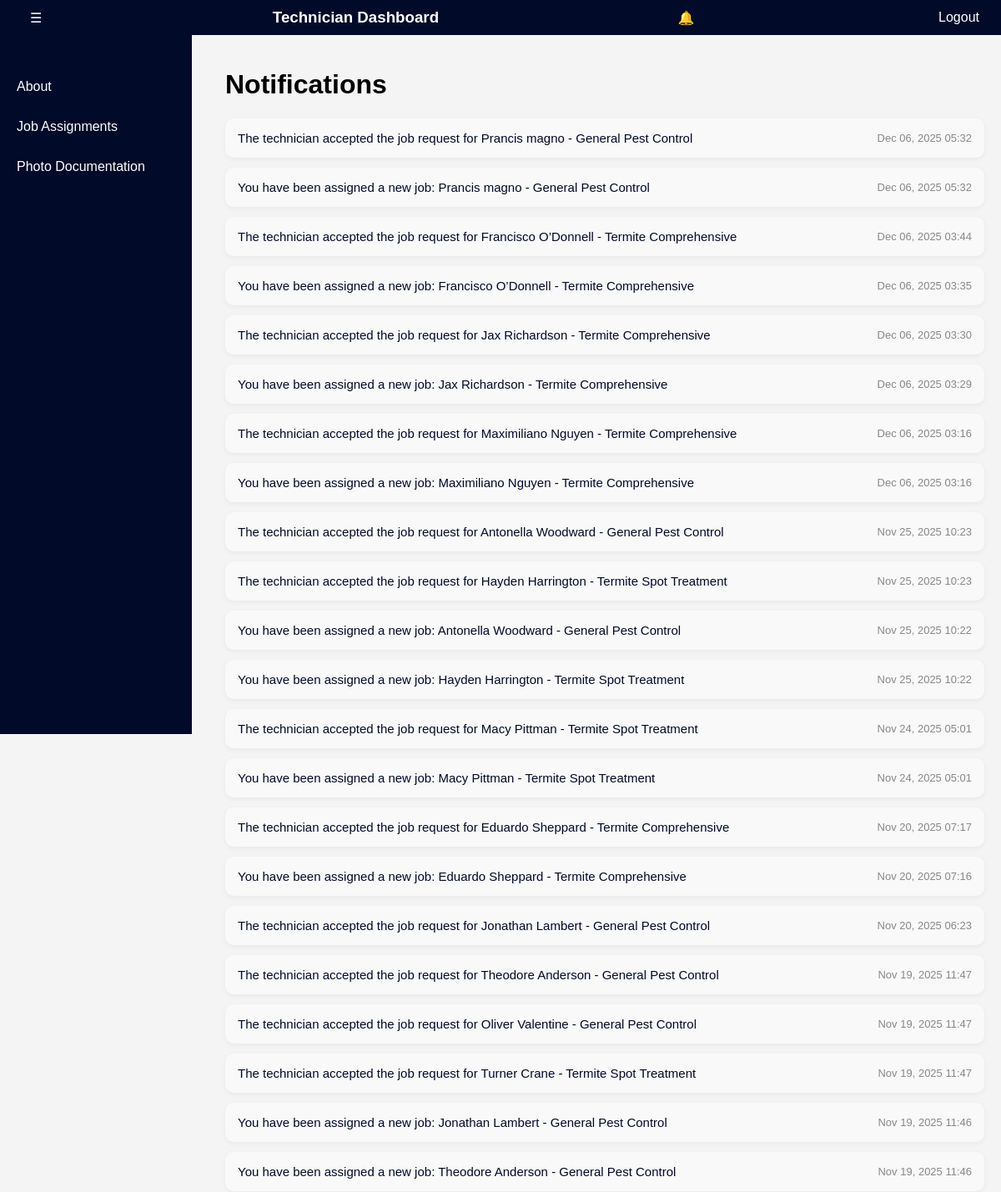
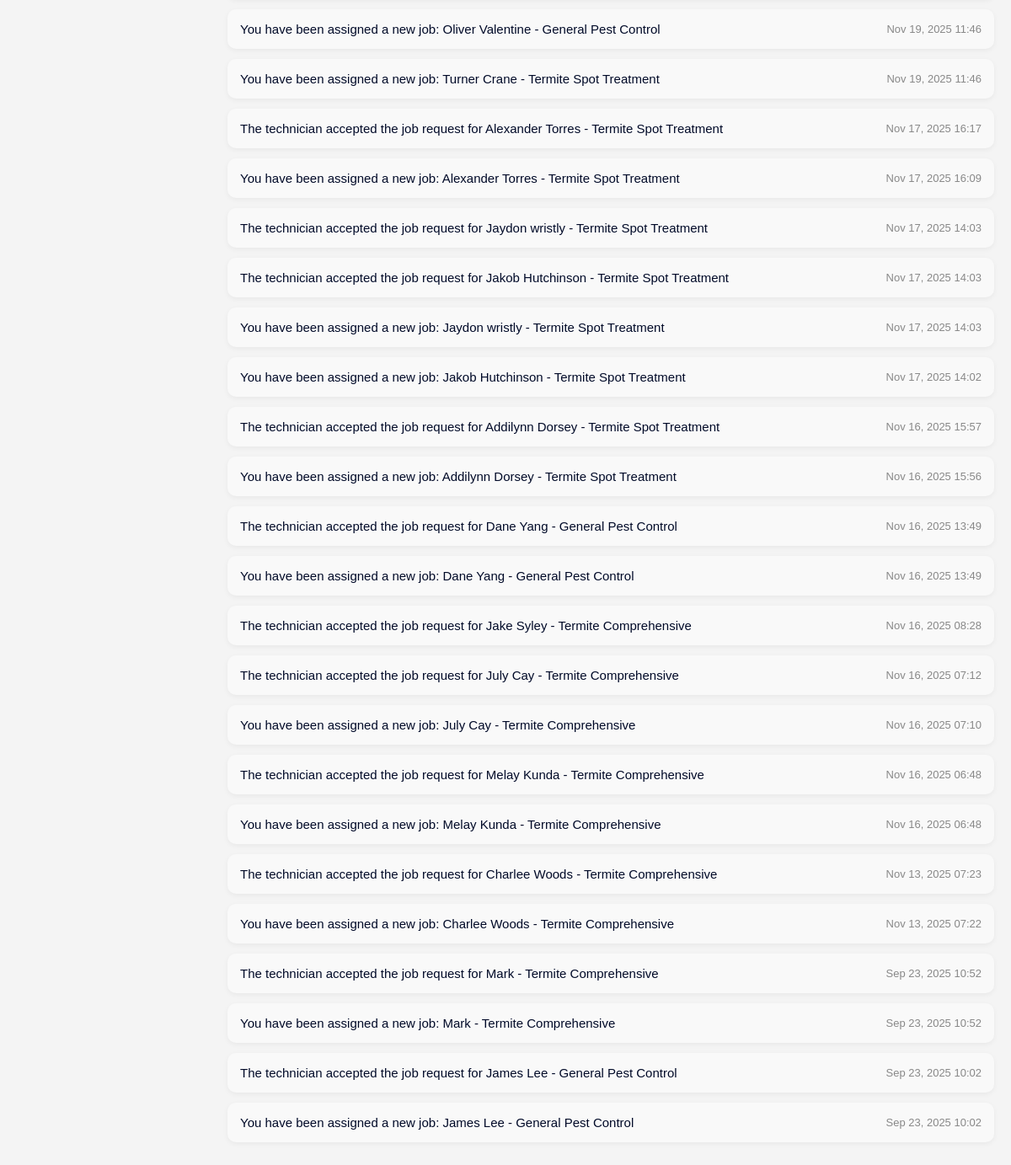
The app's page /notifications/ (signed in) with its own data (2 pictures, top to bottom).
### services/models.py (models this page shows, shortened)
class TechnicianNotification(models.Model):
    technician = models.ForeignKey(settings.AUTH_USER_MODEL, on_delete=models.CASCADE)
    appointment = models.ForeignKey('Appointment', on_delete=models.CASCADE, null=True, blank=True)
    message = models.TextField()
    is_read = models.BooleanField(default=False)
    timestamp = models.DateTimeField(auto_now_add=True)

### services/views.py (the view)
# urls.py: path('notifications/', views.notifications, name='notifications'),
@login_required
def notifications(request):
    all_notifications = TechnicianNotification.objects.filter(technician=request.user).order_by('-timestamp')
    return render(request, 'technician_pages/notifications.html', {
        'notifications': all_notifications
    })

### services/templates/technician_pages/notifications.html (shortened to what this page needs)
{% extends 'technician_pages/technician_dashboard.html' %}
{% block content %}
<h1>Notifications</h1>
{% if notifications %}
  <ul class="notifications-list">
    {% for note in notifications %}
      <li class="notification-item"
          onclick="openModal({{ note.id }})"
          data-id="{{ note.id }}"
          data-message="{{ note.message }}"
          data-timestamp="{{ note.timestamp|date:'M d, Y H:i' }}"
          {% if note.appointment %}
            data-client_name="{{ note.appointment.client_name }}"
            data-service="{{ note.appointment.service }}"
            data-date="{{ note.appointment.date }}"
            data-time="{{ note.appointment.time }}"
            data-job_location="{{ note.appointment.job_location }}"
            data-client_address="{{ note.appointment.client_address }}"
            data-house_number="{{ note.appointment.house_number }}"
            data-mobile="{{ note.appointment.mobile }}"
            data-email="{{ note.appointment.email }}"
          {% endif %}>
        <span class="notification-message">{{ note.message }}</span>
        <span class="notification-time">{{ note.timestamp|date:"M d, Y H:i" }}</span>
      </li>
    {% endfor %}
  </ul>
{% else %}
  <p>No notifications found.</p>
{% endif %}
{% endblock %}

### services/templates/technician_pages/technician_dashboard.html (style rules this page uses)
body { margin: 0; font-family: Arial, sans-serif; background-color: #f4f4f4; }

### services/templates/technician_pages/notifications.html (style rules this page uses)
.notifications-list { list-style: none; padding: 0; margin-top: 20px; }
.notification-item { background: #f9f9f9; padding: 15px; margin-bottom: 12px; border-radius: 10px; display: flex; align-items: center; justify-content: space-between; transition: background 0.3s; box-shadow: 0 2px 6px rgba(0,0,0,0.05); cursor: pointer; }
.notification-message { font-size: 15px; color: #010A28; }
.notification-time { font-size: 13px; color: #888; margin-left: 10px; }

### records on screen
TechnicianNotification: message "The technician accepted the job request for Prancis magno - General Pest Control", timestamp "Dec 06, 2025 05:32"
TechnicianNotification: message "You have been assigned a new job: Prancis magno - General Pest Control", timestamp "Dec 06, 2025 05:32"
TechnicianNotification: message "The technician accepted the job request for Francisco O’Donnell - Termite Comprehensive", timestamp "Dec 06, 2025 03:44"
TechnicianNotification: message "You have been assigned a new job: Francisco O’Donnell - Termite Comprehensive", timestamp "Dec 06, 2025 03:35"
TechnicianNotification: message "The technician accepted the job request for Jax Richardson - Termite Comprehensive", timestamp "Dec 06, 2025 03:30"
TechnicianNotification: message "You have been assigned a new job: Jax Richardson - Termite Comprehensive", timestamp "Dec 06, 2025 03:29"
TechnicianNotification: message "The technician accepted the job request for Maximiliano Nguyen - Termite Comprehensive", timestamp "Dec 06, 2025 03:16"
TechnicianNotification: message "You have been assigned a new job: Maximiliano Nguyen - Termite Comprehensive", timestamp "Dec 06, 2025 03:16"
TechnicianNotification: message "The technician accepted the job request for Antonella Woodward - General Pest Control", timestamp "Nov 25, 2025 10:23"
TechnicianNotification: message "The technician accepted the job request for Hayden Harrington - Termite Spot Treatment", timestamp "Nov 25, 2025 10:23"
TechnicianNotification: message "You have been assigned a new job: Antonella Woodward - General Pest Control", timestamp "Nov 25, 2025 10:22"
TechnicianNotification: message "You have been assigned a new job: Hayden Harrington - Termite Spot Treatment", timestamp "Nov 25, 2025 10:22"
TechnicianNotification: message "The technician accepted the job request for Macy Pittman - Termite Spot Treatment", timestamp "Nov 24, 2025 05:01"
TechnicianNotification: message "You have been assigned a new job: Macy Pittman - Termite Spot Treatment", timestamp "Nov 24, 2025 05:01"
TechnicianNotification: message "The technician accepted the job request for Eduardo Sheppard - Termite Comprehensive", timestamp "Nov 20, 2025 07:17"
TechnicianNotification: message "You have been assigned a new job: Eduardo Sheppard - Termite Comprehensive", timestamp "Nov 20, 2025 07:16"
TechnicianNotification: message "The technician accepted the job request for Jonathan Lambert - General Pest Control", timestamp "Nov 20, 2025 06:23"
TechnicianNotification: message "The technician accepted the job request for Theodore Anderson - General Pest Control", timestamp "Nov 19, 2025 11:47"
TechnicianNotification: message "The technician accepted the job request for Oliver Valentine - General Pest Control", timestamp "Nov 19, 2025 11:47"
TechnicianNotification: message "The technician accepted the job request for Turner Crane - Termite Spot Treatment", timestamp "Nov 19, 2025 11:47"
TechnicianNotification: message "You have been assigned a new job: Jonathan Lambert - General Pest Control", timestamp "Nov 19, 2025 11:46"
TechnicianNotification: message "You have been assigned a new job: Theodore Anderson - General Pest Control", timestamp "Nov 19, 2025 11:46"
TechnicianNotification: message "You have been assigned a new job: Oliver Valentine - General Pest Control", timestamp "Nov 19, 2025 11:46"
TechnicianNotification: message "You have been assigned a new job: Turner Crane - Termite Spot Treatment", timestamp "Nov 19, 2025 11:46"
TechnicianNotification: message "The technician accepted the job request for Alexander Torres - Termite Spot Treatment", timestamp "Nov 17, 2025 16:17"
TechnicianNotification: message "You have been assigned a new job: Alexander Torres - Termite Spot Treatment", timestamp "Nov 17, 2025 16:09"
TechnicianNotification: message "The technician accepted the job request for Jaydon wristly - Termite Spot Treatment", timestamp "Nov 17, 2025 14:03"
TechnicianNotification: message "The technician accepted the job request for Jakob Hutchinson - Termite Spot Treatment", timestamp "Nov 17, 2025 14:03"
TechnicianNotification: message "You have been assigned a new job: Jaydon wristly - Termite Spot Treatment", timestamp "Nov 17, 2025 14:03"
TechnicianNotification: message "You have been assigned a new job: Jakob Hutchinson - Termite Spot Treatment", timestamp "Nov 17, 2025 14:02"
TechnicianNotification: message "The technician accepted the job request for Addilynn Dorsey - Termite Spot Treatment", timestamp "Nov 16, 2025 15:57"
TechnicianNotification: message "You have been assigned a new job: Addilynn Dorsey - Termite Spot Treatment", timestamp "Nov 16, 2025 15:56"
TechnicianNotification: message "The technician accepted the job request for Dane Yang - General Pest Control", timestamp "Nov 16, 2025 13:49"
TechnicianNotification: message "You have been assigned a new job: Dane Yang - General Pest Control", timestamp "Nov 16, 2025 13:49"
TechnicianNotification: message "The technician accepted the job request for Jake Syley - Termite Comprehensive", timestamp "Nov 16, 2025 08:28"
TechnicianNotification: message "The technician accepted the job request for July Cay - Termite Comprehensive", timestamp "Nov 16, 2025 07:12"
TechnicianNotification: message "You have been assigned a new job: July Cay - Termite Comprehensive", timestamp "Nov 16, 2025 07:10"
TechnicianNotification: message "The technician accepted the job request for Melay Kunda - Termite Comprehensive", timestamp "Nov 16, 2025 06:48"
TechnicianNotification: message "You have been assigned a new job: Melay Kunda - Termite Comprehensive", timestamp "Nov 16, 2025 06:48"
TechnicianNotification: message "The technician accepted the job request for Charlee Woods - Termite Comprehensive", timestamp "Nov 13, 2025 07:23"
TechnicianNotification: message "You have been assigned a new job: Charlee Woods - Termite Comprehensive", timestamp "Nov 13, 2025 07:22"
TechnicianNotification: message "The technician accepted the job request for Mark - Termite Comprehensive", timestamp "Sep 23, 2025 10:52"
TechnicianNotification: message "You have been assigned a new job: Mark - Termite Comprehensive", timestamp "Sep 23, 2025 10:52"
TechnicianNotification: message "The technician accepted the job request for James Lee - General Pest Control", timestamp "Sep 23, 2025 10:02"
TechnicianNotification: message "You have been assigned a new job: James Lee - General Pest Control", timestamp "Sep 23, 2025 10:02"
